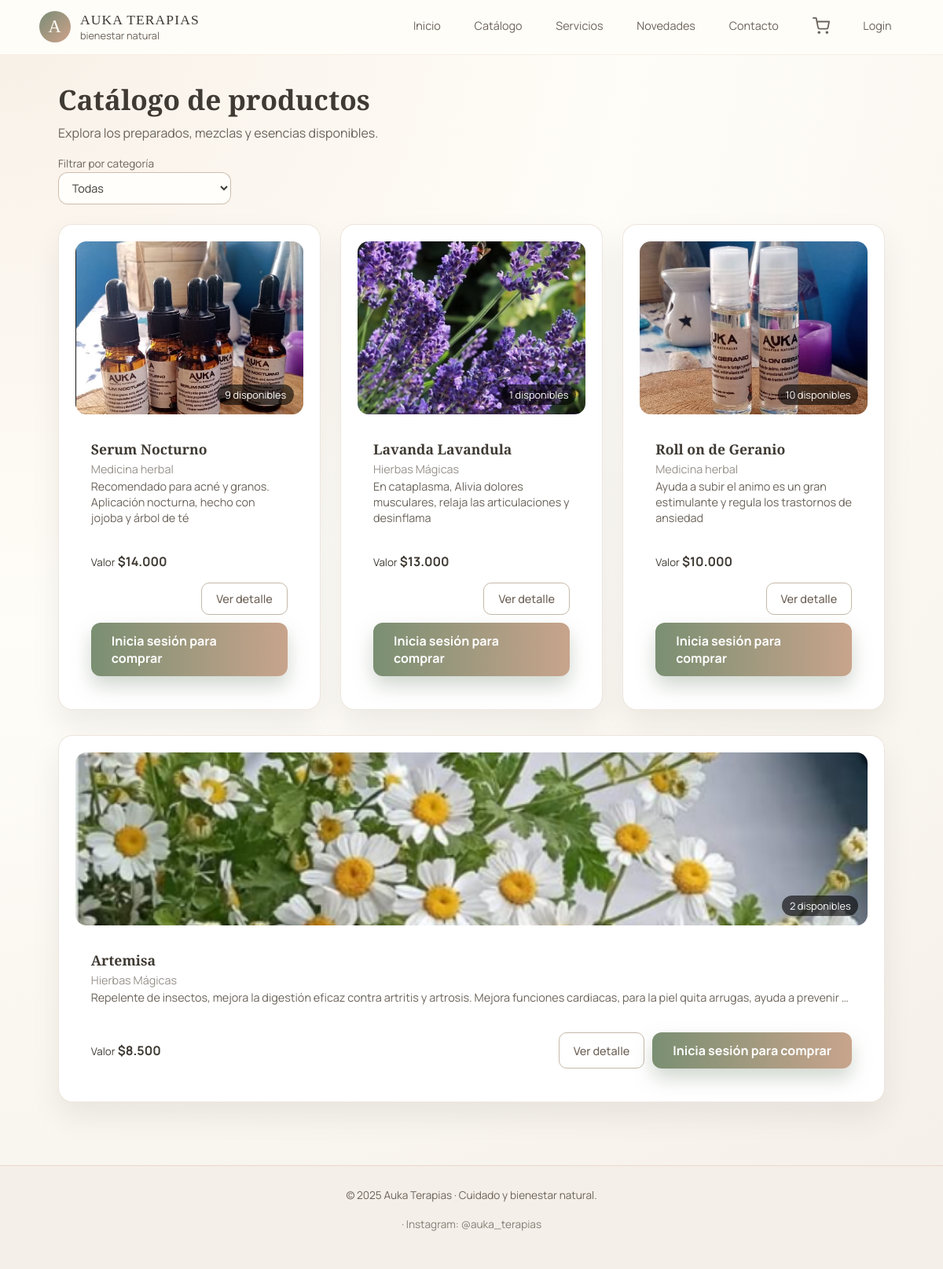
Screenshot of /catalogo/ with the database file from the repository.
### catalogo/models.py (models this page shows, shortened)
class Product(models.Model):
    TIPO_CHOICES = Category.TIPO_CHOICES
    tipo = models.CharField(max_length=10, choices=TIPO_CHOICES, default='catalogo')
    categoria = models.ForeignKey(Category, on_delete=models.CASCADE, related_name='productos')
    nombre = models.CharField(max_length=50)
    descripcion = models.TextField(max_length=255)
    precio = models.DecimalField(max_digits=10, decimal_places=2)
    imagen = models.ImageField(upload_to='productos/', blank=True, null=True)
    stock = models.PositiveIntegerField(default=0)
    activo = models.BooleanField(default=True)
    destacado = models.BooleanField(default=False, verbose_name="¿Destacado en Home?")

class Category(models.Model):
    TIPO_CHOICES = (
        ('catalogo', 'Catálogo'),
        ('servicio', 'Servicio'),
    )
    nombre = models.CharField(max_length=50)
    tipo = models.CharField(max_length=10, choices=TIPO_CHOICES)
    descripcion = models.TextField(blank=True)
    class Meta:
        verbose_name = 'Categoría'
        verbose_name_plural = 'Categorías'

### catalogo/views.py (the view)
# urls.py: path('', views.product_list, name='producto_lista'),
def product_list(request):
    categoria_id = request.GET.get('categoria')
    productos = Product.objects.filter(
        tipo='catalogo'
    ).select_related('categoria')
    if not request.user.is_staff:
        productos = productos.filter(activo=True, stock__gt=0)
    if categoria_id:
        productos = productos.filter(categoria_id=categoria_id)
    categorias = Category.objects.filter(tipo='catalogo')
    paginator = Paginator(productos, 6)
    page_number = request.GET.get('page')
    page_obj = paginator.get_page(page_number)
    return render(request, 'catalogo/producto_lista.html', {
        'productos': page_obj.object_list,
        'page_obj': page_obj,
        'categorias': categorias,
        'categoria_seleccionada': categoria_id,
    })

### carrito/context_processors.py (called while the page is built)
def contador_carrito(request):
    cart = request.session.get('cart', {})
    total_items = sum(cart.values())
    return {'total_items': total_items}

### core/templatetags/filtros_extra.py (called while the page is built)
@register.filter
def clp(value):
    try:
        value = int(value)
        return "${:,.0f}".format(value).replace(",", ".")
    except (ValueError, TypeError):
        return value

### catalogo/templates/catalogo/producto_lista.html (shortened to what this page needs)
{% extends 'core/base.html' %}
{% load static %}
{% load filtros_extra %}
{% block content %}
<h1>Catálogo de productos</h1>
<p>Explora los preparados, mezclas y esencias disponibles.</p>
<form method="get" class="form-inline">
    <div class="field-group">
        <label for="categoria">Filtrar por categoría</label>
        <select name="categoria" id="categoria" onchange="this.form.submit()">
            <option value="">Todas</option>
        </select>
    </div>
</form>
<div class="grid fila-1">
    {% for producto in productos|slice:":3" %}
        <article class="card card--service">
            <div class="card-image-wrapper">
                <a href="{% url 'catalogo:producto_detalles' producto.pk %}" style="display: block;">
                    {% if producto.imagen %}
                        <img src="{{ producto.imagen.url }}" alt="{{ producto.nombre }}" class="card-image">
                    {% else %}
                        <img src="{% static 'images/placeholder.png' %}" alt="sin imagen" class="card-image">
                    {% endif %}
                </a>
                <span class="badge badge--stock">
                    {{ producto.stock }} disponibles
                </span>
            </div>
            <div class="card-body">
                <h3 class="card-title">{{ producto.nombre }}</h3>
                {% if producto.categoria %}
                    <p class="card-category">{{ producto.categoria.nombre }}</p>
                {% endif %}
                <p class="card-description">
                    {{ producto.descripcion|truncatewords:22 }}
                </p>
            </div>
            <div class="card-footer card-footer--split">
                <div class="card-price">
                    <small>Valor</small>
                    <strong>{{ producto.precio|clp }}</strong>
                </div>
                <div class="card-actions" style="display:flex; gap:10px; justify-content:flex-end; flex-wrap:wrap;">
                    <a href="{% url 'catalogo:producto_detalles' producto.pk %}" class="btn btn-ghost">
                        Ver detalle
                    </a>
                    {% if user.is_authenticated %}
                        {% if producto.activo and producto.stock > 0 %}
                        <a href="{% url 'carrito:cart_add' producto.pk %}" class="btn btn-primary">
                            Añadir al carrito
                        </a>
                        {% endif %}
                    {% else %}
                        <a href="{% url 'login:login' %}" class="btn btn-primary">
                            Inicia sesión para comprar
                        </a>
                    {% endif %}
                </div>
            </div>
        </article>
    {% endfor %}
</div>
<div class="grid fila-2">
    {% for producto in productos|slice:"3:6" %}
        <article class="card card--service">
            <div class="card-image-wrapper">
                <a href="{% url 'catalogo:producto_detalles' producto.pk %}" style="display: block;">
                    {% if producto.imagen %}
                        <img src="{{ producto.imagen.url }}" alt="{{ producto.nombre }}" class="card-image">
                    {% else %}
                        <img src="{% static 'images/placeholder.png' %}" alt="sin imagen" class="card-image">
                    {% endif %}
                </a>
                <span class="badge badge--stock">
                    {{ producto.stock }} disponibles
                </span>
            </div>
            <div class="card-body">
                <h3 class="card-title">{{ producto.nombre }}</h3>
                {% if producto.categoria %}
                    <p class="card-category">{{ producto.categoria.nombre }}</p>
                {% endif %}
                <p class="card-description">
                    {{ producto.descripcion|truncatewords:22 }}
                </p>
            </div>
            <div class="card-footer card-footer--split">
                <div class="card-price">
                    <small>Valor</small>
                    <strong>{{ producto.precio|clp }}</strong>
                </div>
                <div class="card-actions" style="display:flex; gap:10px; justify-content:flex-end; flex-wrap:wrap;">
                    <a href="{% url 'catalogo:producto_detalles' producto.pk %}" class="btn btn-ghost">
                        Ver detalle
                    </a>
                    {% if user.is_authenticated %}
                        {% if producto.activo and producto.stock > 0 %}
                        <a href="{% url 'carrito:cart_add' producto.pk %}" class="btn btn-primary">
                            Añadir al carrito
                        </a>
                        {% endif %}
                    {% else %}
                        <a href="{% url 'login:login' %}" class="btn btn-primary">
                            Inicia sesión para comprar
                        </a>
                    {% endif %}
                </div>
            </div>
        </article>
    {% endfor %}
</div>
{% endblock %}

### static/css/styles.css (style rules this page uses)
:root { --color-bg: #FFFDF8; --color-bg-soft: #F4EFE8; --color-bg-card: #FFFFFF; --color-primary: #7A8C76; --color-primary-soft: #A9B7A0; --color-accent: #CFA28A; --color-text: #3F3A33; --color-text-soft: #6B635A; --shadow-soft: 0 18px 38px rgba(0, 0, 0, 0.07); --radius-lg: 18px; }
*, *::before, *::after { box-sizing: border-box; }
body { margin: 0; padding: 0; font-family: "Manrope", system-ui, -apple-system, BlinkMacSystemFont, sans-serif; color: var(--color-text); background: radial-gradient(circle at top left, #F8F0E7, #FFFDF8 40%, #F4EFE8 100%); }
h1, h2, h3, h4 { font-family: "Playfair Display", serif; color: var(--color-text); margin-top: 0; }
h1 { font-size: 2.2rem; margin-bottom: 0.4rem; }
p { line-height: 1.7; color: var(--color-text-soft); margin-top: 0; }
a { color: var(--color-primary); text-decoration: none; }
.btn { display: inline-flex; align-items: center; justify-content: center; border-radius: 999px; padding: 0.6rem 1.4rem; font-size: 0.9rem; border: none; cursor: pointer; text-decoration: none; transition: transform 0.13s ease, box-shadow 0.13s ease, background 0.13s ease; font-weight: 500; }
.btn-primary { background: linear-gradient(135deg, var(--color-primary), var(--color-accent)); color: #FFFDF8; box-shadow: 0 12px 24px rgba(122, 140, 118, 0.35); }
.btn-ghost { border: 1px solid rgba(122, 140, 118, 0.35); background: rgba(255, 253, 248, 0.8); color: var(--color-text); }
.grid { display: grid; grid-template-columns: repeat(auto-fit, minmax(230px, 1fr)); gap: 1.6rem; margin: 1.6rem 0 2rem; }
.card { background: var(--color-bg-card); border-radius: var(--radius-lg); padding: 1.3rem 1.3rem 1.4rem; box-shadow: var(--shadow-soft); border: 1px solid rgba(214, 196, 175, 0.42); display: flex; flex-direction: column; gap: 0.5rem; }
.card img { width: 100%; border-radius: 14px; object-fit: cover; max-height: 260px; }
.card h3 { margin: 0.5rem 0 0.1rem; font-size: 1.1rem; }
.card p { margin: 0; font-size: 0.9rem; }
.card-footer { margin-top: 0.6rem; display: flex; align-items: center; justify-content: space-between; gap: 0.8rem; flex-wrap: wrap; }
form { margin: 1rem 0 1.5rem; display: flex; flex-direction: column; gap: 0.9rem; max-width: 580px; }
label { font-size: 0.85rem; color: var(--color-text-soft); margin-bottom: 0.1rem; display: block; }
input[type="text"], input[type="email"], input[type="number"], select, textarea { width: 100%; border-radius: 12px; border: 1px solid rgba(187, 164, 138, 0.7); padding: 0.55rem 0.8rem; background: #FFFEFB; font-family: inherit; font-size: 0.9rem; color: var(--color-text); }
.form-inline { flex-direction: row; align-items: flex-end; flex-wrap: wrap; gap: 0.8rem 1rem; }
.field-group { display: flex; flex-direction: column; min-width: 220px; }
.card-image-wrapper { position: relative; }
.card-image { width: 100%; height: 220px; object-fit: cover; display: block; }
.badge.badge--stock { position: absolute; bottom: .75rem; right: .75rem; padding: .25rem .6rem; border-radius: 999px; font-size: .8rem; background: rgba(0,0,0,.6); color: #fff; }
.card-body { padding: 1rem 1.25rem 0; }
.card-title { margin: 0 0 .25rem; }
.card-category { font-size: .85rem; opacity: .7; margin-bottom: .5rem; }
.card-description { font-size: .9rem; line-height: 1.4; }
.card-footer--split { display: flex; justify-content: space-between; align-items: center; gap: 1rem; padding: 1rem 1.25rem 1.25rem; }
.card-actions { display: flex; flex-wrap: wrap; gap: .5rem; justify-content: flex-end; }
.btn-primary { background: linear-gradient(90deg, #7a8f72, #c8a48c); border: none; padding: 12px 26px; font-size: 16px; font-weight: bold; border-radius: 12px; color: white; cursor: pointer; transition: 0.2s ease; }
.btn-ghost { padding: 10px 18px; border-radius: 10px; border: 1px solid #c4b9a8; color: #6e6257; background: white; transition: .2s; }

### rows the page displays
Product: imagen (picture), stock "9", nombre "Serum Nocturno", categoria.nombre "Medicina herbal", descripcion "Recomendado para acné y granos. Aplicación nocturna, hecho con jojoba y árbol de té", precio|clp "$14.000"
Product: imagen (picture), stock "1", nombre "Lavanda Lavandula", categoria.nombre "Hierbas Mágicas", descripcion "En cataplasma, Alivia dolores musculares, relaja las articulaciones y desinflama", precio|clp "$13.000"
Product: imagen (picture), stock "10", nombre "Roll on de Geranio", categoria.nombre "Medicina herbal", descripcion "Ayuda a subir el animo es un gran estimulante y regula los trastornos de ansiedad", precio|clp "$10.000"
Product: imagen (picture), stock "2", nombre "Artemisa", categoria.nombre "Hierbas Mágicas", descripcion "Repelente de insectos, mejora la digestión eficaz contra artritis y artrosis. Mejora funciones cardiacas, para la piel quita arrugas, ayuda a prevenir …", precio|clp "$8.500"
